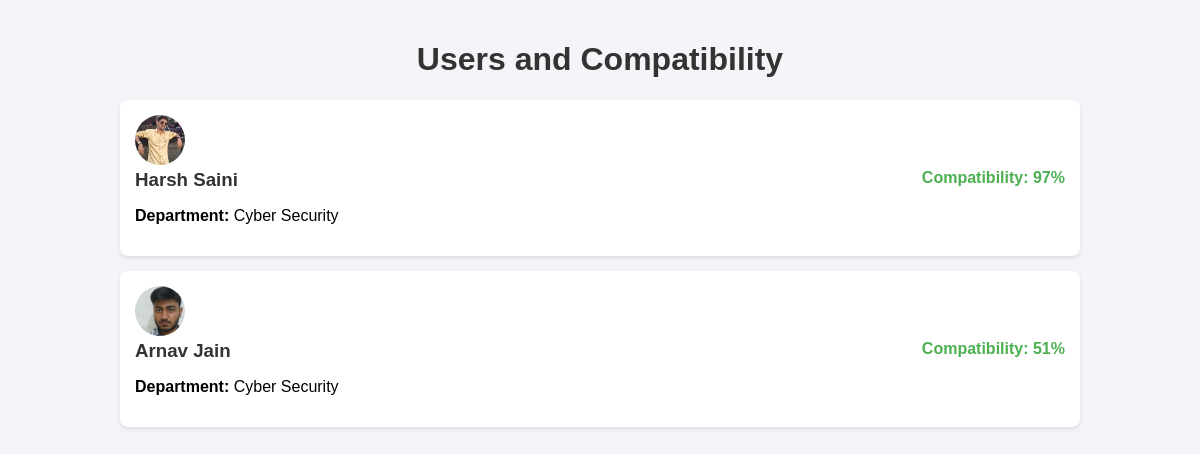
The page /feed/all/ (signed in) on the database its author committed.
### accounts/models.py (models this page shows, shortened)
class User(AbstractUser):
    objects = UserManager()
    full_name = models.CharField(max_length=255, default="No Name Provided")
    college_email = models.EmailField(unique=True, default="noemail@poornima.org")
    profile_picture = models.ImageField(upload_to='profile_pics/', null=True, blank=True)
    bio = models.TextField(null=True, blank=True)
    college = models.CharField(max_length=50, choices=COLLEGE_CHOICES)
    department = models.CharField(max_length=50, choices=DEPARTMENT_CHOICES)
    gender = models.CharField(max_length=10, choices=GENDER_CHOICES)
    dob = models.DateField(default='2000-01-01')
    otp_verified = models.BooleanField(default=False)
    has_answered_questionnaire = models.BooleanField(default=False)
    is_profile_locked = models.BooleanField(default=True)
    USERNAME_FIELD = 'username'
    REQUIRED_FIELDS = ['college_email', 'full_name', 'dob', 'college', 'department', 'gender']

### feed/views.py (the view)
# urls.py: path('all/', views.all_users, name='all'),
@login_required
def all_users(request):
    logged_in_user = request.user
    user_questionnaire = UserQuestionnaire.objects.get(user=logged_in_user)
    compatibility_scores = []
    other_users = User.objects.exclude(id=logged_in_user.id)
    for user in other_users:
        other_user_questionnaire = UserQuestionnaire.objects.get(user=user)
        compatibility_score = 0
        compatibility_score += compare_single_choice(user_questionnaire.relationship_status, other_user_questionnaire.relationship_status, max_points=25)
        compatibility_score += compare_single_choice(user_questionnaire.dating_approach, other_user_questionnaire.dating_approach, max_points=20)
        compatibility_score += compare_single_choice(user_questionnaire.compatibility, other_user_questionnaire.compatibility, max_points=15)
        compatibility_score += compare_single_choice(user_questionnaire.relationship_view, other_user_questionnaire.relationship_view, max_points=15)
        compatibility_score += compare_single_choice(user_questionnaire.similar_interests, other_user_questionnaire.similar_interests, max_points=10)
        compatibility_score += compare_multiple_choice(user_questionnaire.hobbies, other_user_questionnaire.hobbies) * 5
        compatibility_score += compare_multiple_choice(user_questionnaire.college_events, other_user_questionnaire.college_events) * 5
        compatibility_score += compare_multiple_choice(user_questionnaire.weekend_plans, other_user_questionnaire.weekend_plans) * 5
        compatibility_score += compare_multiple_choice(user_questionnaire.friendship_values, other_user_questionnaire.friendship_values) * 5
        compatibility_score += compare_multiple_choice(user_questionnaire.content_posting, other_user_questionnaire.content_posting) * 5
        compatibility_score += compare_multiple_choice(user_questionnaire.college_excitements, other_user_questionnaire.college_excitements) * 5
        compatibility_score += compare_multiple_choice(user_questionnaire.learning_preferences, other_user_questionnaire.learning_preferences) * 5
        compatibility_score += compare_multiple_choice(user_questionnaire.relaxation_methods, other_user_questionnaire.relaxation_methods) * 5
        compatibility_score += compare_single_choice(user_questionnaire.introvert_extrovert, other_user_questionnaire.introvert_extrovert) * 3
        compatibility_score += compare_single_choice(user_questionnaire.first_meet, other_user_questionnaire.first_meet) * 3
        compatibility_score += compare_single_choice(user_questionnaire.sleep_type, other_user_questionnaire.sleep_type) * 3
        compatibility_score += compare_single_choice(user_questionnaire.important_trait, other_user_questionnaire.important_trait) * 3
        compatibility_score += compare_single_choice(user_questionnaire.year, other_user_questionnaire.year) * 3
        compatibility_score += compare_single_choice(user_questionnaire.comm_style, other_user_questionnaire.comm_style) * 3
        compatibility_score += compare_single_choice(user_questionnaire.posting_frequency, other_user_questionnaire.posting_frequency) * 3
        compatibility_score += compare_single_choice(user_questionnaire.decision_style, other_user_questionnaire.decision_style) * 3
        compatibility_score += compare_single_choice(user_questionnaire.free_time, other_user_questionnaire.free_time) * 3
        compatibility_score = min(compatibility_score, 99)
        compatibility_score = max(compatibility_score, 10)
        compatibility_scores.append((user, compatibility_score))
    compatibility_scores.sort(key=lambda x: x[1], reverse=True)
    return render(request, 'feed/all.html', {
        'compatibility_scores': compatibility_scores,
    })

### feed/views.py (called while the page is built)
def compare_multiple_choice(user_answer, other_user_answer, max_points=5):
    user_answer_set = set([x.strip().lower() for x in user_answer.split(',')])
    other_user_answer_set = set([x.strip().lower() for x in other_user_answer.split(',')])
    match_count = len(user_answer_set.intersection(other_user_answer_set))
    if match_count == 0:
        return 0
    return (match_count / len(user_answer_set.union(other_user_answer_set))) * max_points

def compare_single_choice(user_answer, other_user_answer, max_points=3):
    return max_points if user_answer == other_user_answer else 0

### templates/feed/all.html (shortened to what this page needs)
<!DOCTYPE html>
<html lang="en">
<head>
</head>
<body>
<div class="container">
    <h1>Users and Compatibility</h1>
    <div class="user-list">
        {% for user, compatibility_score in compatibility_scores %}
        <div class="user-card">
            <div class="user-info">
                <img src="{{ user.profile_picture.url }}" alt="Profile Picture">
                <h3>{{ user.full_name }}</h3>
                <p><strong>Department:</strong> {{ user.department }}</p>
            </div>
            <div class="compatibility">
                <p>Compatibility: {{ compatibility_score }}%</p>
            </div>
        </div>
        {% endfor %}
    </div>
</div>
</body>
</html>

### templates/feed/all.html (style rules this page uses)
body { font-family: Arial, sans-serif; background-color: #f4f4f9; margin: 0; padding: 0; }
.container { width: 80%; margin: 0 auto; padding: 20px; }
h1 { text-align: center; color: #333; }
.user-list { margin-top: 20px; }
.user-card { background-color: #fff; padding: 15px; border-radius: 8px; box-shadow: 0 2px 4px rgba(0, 0, 0, 0.1); margin-bottom: 15px; display: flex; justify-content: space-between; align-items: center; }
.user-card img { width: 50px; height: 50px; border-radius: 50%; object-fit: cover; margin-right: 20px; }
.user-info { flex-grow: 1; }
.user-info h3 { margin: 0; color: #333; }
.compatibility { font-weight: bold; color: #4CAF50; }

### rows shown on the page
User: profile_picture (picture), full_name "Harsh Saini", department "Cyber Security", compatibility_score "97"
User: profile_picture (picture), full_name "Arnav Jain", department "Cyber Security", compatibility_score "51"
